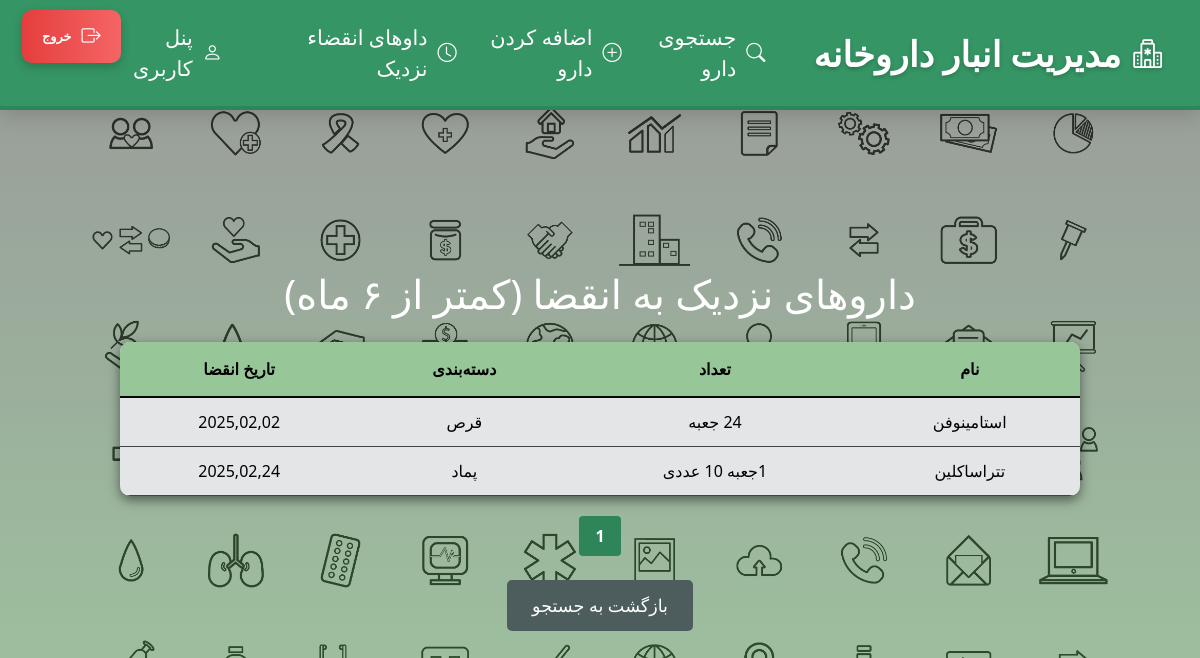
Page /expired-drugs (signed in) on the committed database.
### index_module/models.py (models this page shows, shortened)
class Drugs(models.Model):
    name = models.CharField(max_length=200, verbose_name='نام دارو')
    category = models.CharField(max_length=200, verbose_name='دسته بندی دارو', null=True, blank=True)
    expiration_date = models.DateField(verbose_name='تاریخ انقضا دارو', null=True, blank=True)
    number = models.CharField(max_length=200 , verbose_name='تعداد دارو')
    description = models.CharField(max_length=400, verbose_name='توضیحات برای این دارو', null=True, blank=True)
    date_in_warehouse = models.CharField(max_length=200,verbose_name='تاریخ ورود دارو به انبار', null=True, blank=True)
    user = models.ForeignKey(settings.AUTH_USER_MODEL, on_delete=models.CASCADE, related_name='drugs', null=True)
    class Meta:
        verbose_name = 'داروها'
        verbose_name_plural = 'داروهای داروخانه'

### index_module/views.py (the view)
# urls.py: path('expired-drugs' , views.ExpiredDrugsView.as_view() , name = 'expired-drugs'),
class ExpiredDrugsView(LoginRequiredMixin,ListView):
    model = Drugs
    template_name = 'index_module/expired_drugs.html'
    context_object_name = 'expired_medicines'
    paginate_by = 5
    def get_queryset(self):
        today = timezone.now().date()
        six_month_later = today + timedelta(days=180)
        return Drugs.objects.filter(user=self.request.user,expiration_date__lte=six_month_later)
    def get_context_data(self, **kwargs):
        context = super().get_context_data(**kwargs)
        context['six_month_later'] = timezone.now().date() + timedelta(days=180)
        return context

### index_module/templates/index_module/expired_drugs.html (shortened to what this page needs)
{% extends 'shared/base.html' %}
{% block content %}
    <div class="container mt-5">
        <h2 class="text-white text-center mb-4 animated-title">داروهای نزدیک به انقضا (کمتر از ۶ ماه)</h2>
        {% if expired_medicines %}
            <div class="table-container">
                <table class="table-modern">
                    <thead>
                        <tr>
                            <th>نام</th>
                            <th>تعداد</th>
                            <th>دسته‌بندی</th>
                            <th>تاریخ انقضا</th>
                        </tr>
                    </thead>
                    <tbody>
                        {% for medicine in expired_medicines %}
                            <tr>
                                <td title="{{ medicine.name }}">{{ medicine.name|truncatechars:15 }}</td>
                                <td title="{{ medicine.number }}">{{ medicine.number|truncatechars:15 }}</td>
                                <td title="{{ medicine.category }}">{{ medicine.category|default:"ندارد"|truncatechars:15 }}</td>
                                <td title="{{ medicine.expiration_date }}">{{ medicine.expiration_date|date:"Y,m,d"|truncatechars:15 }}</td>
                            </tr>
                        {% endfor %}
                    </tbody>
                </table>
            </div>
        {% else %}
            <div class="alert alert-info text-white text-center p-4">
                هیچ دارویی با تاریخ انقضا نزدیک وجود ندارد.
            </div>
        {% endif %}
        <div class="pagination">
            {% for pageNumber in paginator.page_range %}
                {% if page_obj.number == pageNumber %}
                    <span class="current-page">{{ pageNumber }}</span>
                {% else %}
                    <a href="?page={{ pageNumber }}{% if search_query %}&q={{ search_query }}{% endif %}">{{ pageNumber }}</a>
                {% endif %}
            {% endfor %}
        </div>
        <div class="text-center mt-4">
            <a href="{% url 'search_drug' %}" class="btn-modern">بازگشت به جستجو</a>
        </div>
    </div>
{% endblock %}

### index_module/templates/index_module/expired_drugs.html (style rules this page uses)
.container { max-width: 1000px; margin: 50px auto; padding: 20px; }
.animated-title { font-size: 2.5rem; color: #ffffff; animation: fadeIn 1s ease-in-out; }
.table-container { overflow-x: auto; border-radius: 10px; box-shadow: 0 4px 12px rgba(0, 0, 0, 0.5); }
.table-modern { width: 100%; border-collapse: separate; border-spacing: 0; background-color: #e3e5e6; color: #000000; }
.pagination { display: flex; justify-content: center; margin-top: 20px; gap: 10px; }
.pagination .current-page { background-color: #2f855a; color: #ffffff; padding: 8px 16px; border-radius: 4px; font-weight: bold; }
.table-modern th { background-color: #97c699; padding: 15px; text-align: center; border-bottom: 2px solid #050607; font-weight: bold; }
.table-modern td { padding: 12px; text-align: center; vertical-align: middle; border-bottom: 1px solid #40444b; }
.btn-modern { background-color: #4d5c5c; color: #ffffff; padding: 12px 25px; border: none; border-radius: 5px; text-decoration: none; font-size: 1.1rem; transition: all 0.3s ease; display: inline-block; }

### rows in the picture
Drugs: name "استامینوفن", number "24 جعبه", category "قرص", expiration_date "2025,02,02"
Drugs: name "تتراساکلین", number "1جعبه 10 عددی", category "پماد", expiration_date "2025,02,24"

### other values in the picture
{{ pageNumber }} "1"
